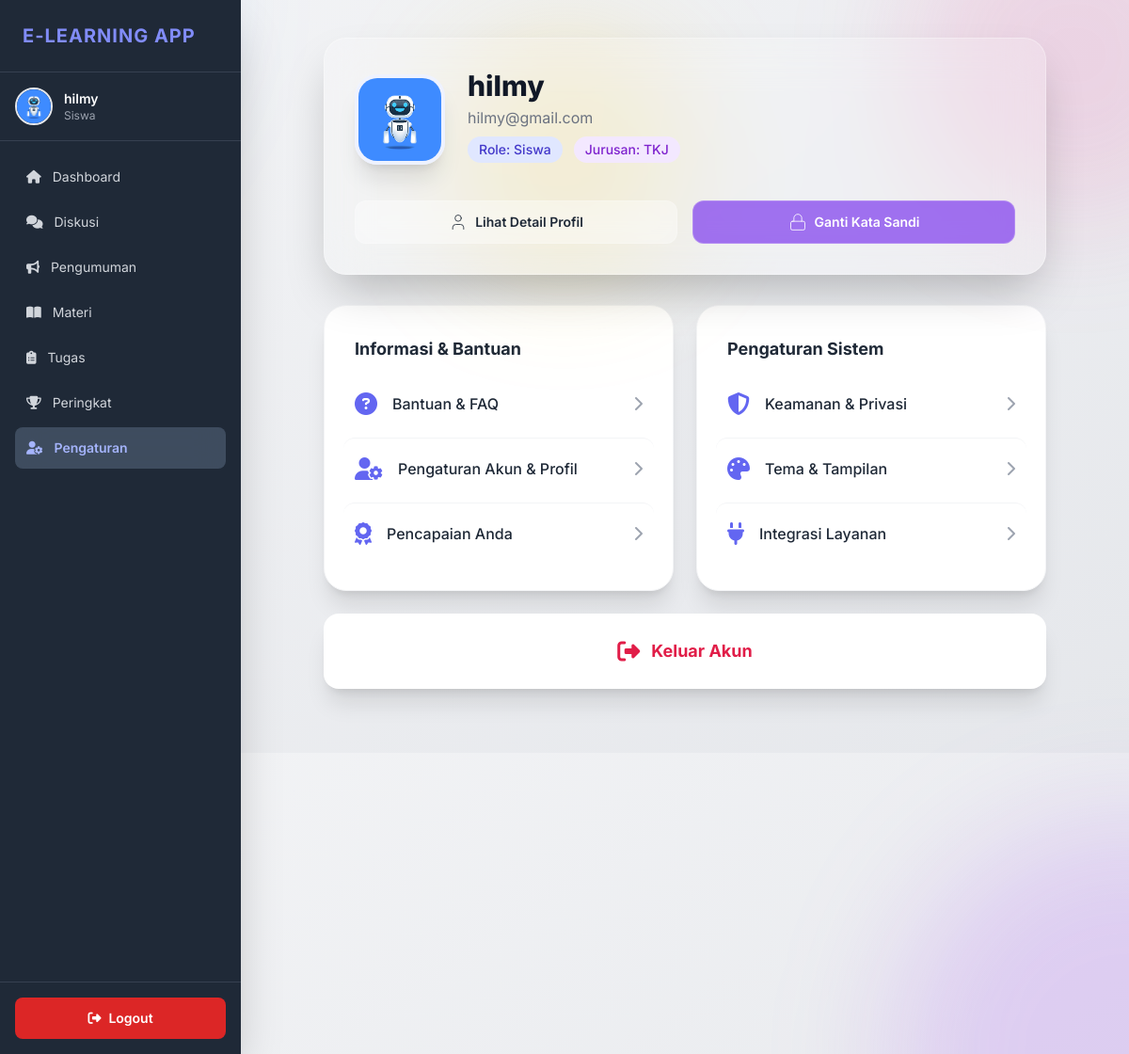
/elearning/public/pengaturan.php (signed in), run on the app's committed database.
### tables this page shows
CREATE TABLE `users` (
  `id` int(11) NOT NULL,
  `nama` varchar(100) NOT NULL,
  `jurusan` enum('RPL','TKJ','Akuntansi','Multimedia','Pemasaran','N/A') NOT NULL,
  `email` varchar(100) NOT NULL,
  `password` varchar(255) NOT NULL,
  `role` enum('siswa','guru') NOT NULL,
  `foto_profil` varchar(255) DEFAULT NULL,
  `token` varchar(100) DEFAULT NULL,
  `is_verified` tinyint(1) DEFAULT 0,
  `created_at` timestamp NOT NULL DEFAULT current_timestamp(),
  `reset_token` varchar(255) DEFAULT NULL,
  `reset_expired` datetime DEFAULT NULL
);

### elearning/public/pengaturan.php (the view, shortened to what this page needs)
<?php
require_once __DIR__ . '/../config/db.php';
$user_id = $_SESSION['user_id'];
try {
    $stmt = $pdo->prepare("SELECT * FROM users WHERE id = :id LIMIT 1");
    $stmt->execute(['id' => $user_id]);
    $user = $stmt->fetch(PDO::FETCH_ASSOC);
    $nama      = htmlspecialchars($user['nama'] ?? 'Pengguna');
    $role      = htmlspecialchars($user['role'] ?? 'Tidak Diketahui');
    $jurusan   = htmlspecialchars($user['jurusan'] ?? 'Umum');
    $email     = htmlspecialchars($user['email'] ?? 'email@contoh.com');
    $initial   = strtoupper(substr($nama, 0, 1));
    $foto = !empty($user['foto_profil']) ? "../" . htmlspecialchars($user['foto_profil']) : null;
} catch (PDOException $e) {
    die("Kesalahan Database: " . $e->getMessage());
}
?>
<!DOCTYPE html>
<html lang="id">
<head>
    <script src="https://cdn.tailwindcss.com"></script>
    <link rel="stylesheet" href="https://cdnjs.cloudflare.com/ajax/libs/font-awesome/6.5.2/css/all.min.css" xintegrity="sha512-SnH5WK+bZxgPHs44uWIX+LLMDJzLcl98jS290e2D91X3wR50wU138Vz1N1K/2T0M7Cg+lqj2Q/9Zf+A5I9+Q==" />
</head>
<body class="bg-gradient-to-br from-gray-100 to-gray-200 min-h-screen font-['Inter',sans-serif]">
    <div class="fixed bottom-0 right-0 w-[500px] h-[500px] bg-purple-500/20 blur-3xl rounded-full
                transform translate-x-1/2 translate-y-1/2 pointer-events-none z-0"></div>
    <div class="fixed top-10 left-1/2 w-[250px] h-[250px] bg-yellow-400/20 blur-3xl rounded-full
                transform -translate-x-1/2 pointer-events-none z-0 hidden sm:block"></div>
    <div class="fixed top-0 right-0 w-[350px] h-[350px] bg-pink-500/15 blur-3xl rounded-full
                transform translate-x-1/3 -translate-y-1/3 pointer-events-none z-0"></div>
    <?php require_once __DIR__ . '/../private/sidebar.php';?>
    <main class="flex-1 flex flex-col overflow-x-hidden overflow-y-auto pb-20 md:ml-64">
        <div class="min-h-screen p-4 sm:p-8 pt-20 sm:pt-10 flex flex-col items-center">
            <div class="w-full max-w-3xl lg:max-w-3xl">
                <div class="backdrop-blur-xl bg-white/20 border border-white/30 shadow-2xl
                            rounded-3xl p-6 sm:p-8 transition duration-300 transform hover:shadow-[0_0_25px_rgba(255,255,255,0.25)]">
                    <div class="flex items-center mb-6 sm:mb-8">
                        <div class="mr-4 sm:mr-6">
                            <?php if (isset($foto) && $foto): ?>
                                <img src="<?php echo htmlspecialchars($foto, ENT_QUOTES, 'UTF-8'); ?>"
                                    class="w-20 h-20 sm:w-24 sm:h-24 rounded-3xl object-cover border-4 border-indigo-50 shadow-xl"
                                    alt="Foto Profil"
                                    onerror="this.onerror=null; this.src='https://placehold.co/96x96/7c3aed/ffffff?text=<?php echo htmlspecialchars($initial, ENT_QUOTES, 'UTF-8'); ?>'">
                            <?php endif; ?>
                        </div>
                        <div class="flex-1 min-w-0">
                            <h1 class="text-2xl sm:text-3xl font-extrabold text-gray-900 leading-tight truncate">
                                <?php echo htmlspecialchars($nama, ENT_QUOTES, 'UTF-8'); ?>
                            </h1>
                            <p class="text-base text-gray-500 mt-1 truncate">
                                <?php echo htmlspecialchars($email, ENT_QUOTES, 'UTF-8'); ?>
                            </p>
                            <div class="mt-2 flex flex-wrap text-xs sm:text-sm font-medium">
                                <span class="bg-indigo-100 text-indigo-700 px-3 py-1 rounded-full capitalize mr-3 mb-2">
                                    Role: <?php echo htmlspecialchars($role, ENT_QUOTES, 'UTF-8'); ?>
                                </span>
                                <span class="bg-purple-100 text-purple-700 px-3 py-1 rounded-full capitalize mb-2">
                                    Jurusan: <?php echo htmlspecialchars($jurusan, ENT_QUOTES, 'UTF-8'); ?>
                                </span>
                            </div>
                        </div>
                    </div>
                    <div class="flex flex-col sm:flex-row space-y-3 sm:space-y-0 sm:space-x-4 text-sm font-semibold">
                        <a href="pengaturan/profil.php"
                        class="btn-hover-scale flex-1 flex items-center justify-center px-4 py-3 bg-white/30 backdrop-blur-lg
                                text-gray-800 rounded-xl hover:bg-white/40 transition duration-150 border border-white/20">
                            <svg class="icon-svg mr-2 w-5 h-5" xmlns="http://www.w3.org/2000/svg"
                                viewBox="0 0 24 24" fill="none" stroke="currentColor"
                                stroke-linecap="round" stroke-linejoin="round">
                                <path d="M19 21v-2a4 4 0 0 0-4-4H9a4 4 0 0 0-4 4v2"/>
                                <circle cx="12" cy="7" r="4"/>
                            </svg>
                            Lihat Detail Profil
                        </a>
                        <a href="pengaturan/ganti_pw.php"
                        class="btn-hover-scale flex-1 flex items-center justify-center px-4 py-3 bg-violet-600/70 backdrop-blur-lg
                                text-white rounded-xl hover:bg-violet-700/80 transition duration-150 border border-white/20">
                            <svg class="icon-svg mr-2 w-5 h-5" xmlns="http://www.w3.org/2000/svg"
                                viewBox="0 0 24 24" fill="none" stroke="currentColor"
                                stroke-linecap="round" stroke-linejoin="round">
                                <rect width="18" height="11" x="3" y="11" rx="2" ry="2"/>
                                <path d="M7 11V7a5 5 0 0 1 10 0v4"/>
                            </svg>
                            Ganti Kata Sandi
                        </a>
                    </div>
                </div>
            </div>
            <div class="w-full max-w-3xl mt-6 sm:mt-8">
                <div class="lg:grid lg:grid-cols-2 lg:gap-6 space-y-4 lg:space-y-0">
                    <div class="bg-white p-6 lg:p-8 rounded-3xl shadow-xl border border-gray-100 space-y-2">
                        <h2 class="text-lg font-bold text-gray-800 mb-4">Informasi & Bantuan</h2>
                        <a href="pengaturan/faq.php"
                        class="item-hover-lift flex items-center py-3 px-3 -mx-3 rounded-xl group transition duration-150 ease-in-out">
                            <i class="fas fa-circle-question text-indigo-500 mr-4 text-xl lg:text-2xl"></i>
                            <p class="flex-1 font-medium text-gray-800 text-sm lg:text-base">
                                Bantuan & FAQ
                            </p>
                            <i class="fas fa-chevron-right text-gray-400 text-sm lg:text-base group-hover:text-indigo-500"></i>
                        </a>
                        <a href="pengaturan/profil.php"
                        class="item-hover-lift flex items-center py-3 px-3 -mx-3 rounded-xl group border-t border-gray-100 pt-4 transition duration-150 ease-in-out">
                            <i class="fas fa-user-gear text-indigo-500 mr-4 text-xl lg:text-2xl"></i>
                            <p class="flex-1 font-medium text-gray-800 text-sm lg:text-base">
                                Pengaturan Akun & Profil
                            </p>
                            <i class="fas fa-chevron-right text-gray-400 text-sm lg:text-base group-hover:text-indigo-500"></i>
                        </a>
                        <a href="pengaturan/pencapaian.php"
                        class="item-hover-lift flex items-center py-3 px-3 -mx-3 rounded-xl group border-t border-gray-100 pt-4 transition duration-150 ease-in-out">
                            <i class="fas fa-award text-indigo-500 mr-4 text-xl lg:text-2xl"></i>
                            <p class="flex-1 font-medium text-gray-800 text-sm lg:text-base">
                                Pencapaian Anda
                            </p>
                            <i class="fas fa-chevron-right text-gray-400 text-sm lg:text-base group-hover:text-indigo-500"></i>
                        </a>
                    </div>
                    <div class="bg-white p-6 lg:p-8 rounded-3xl shadow-xl border border-gray-100 space-y-2">
                        <h2 class="text-lg font-bold text-gray-800 mb-4">Pengaturan Sistem</h2>
                        <a href="pengaturan/ganti_pw.php"
                        class="item-hover-lift flex items-center py-3 px-3 -mx-3 rounded-xl group transition duration-150 ease-in-out">
                            <i class="fas fa-shield-halved text-indigo-500 mr-4 text-xl lg:text-2xl"></i>
                            <p class="flex-1 font-medium text-gray-800 text-sm lg:text-base">
                                Keamanan & Privasi
                            </p>
                            <i class="fas fa-chevron-right text-gray-400 text-sm lg:text-base group-hover:text-indigo-500"></i>
                        </a>
                        <a href="comingSoon.php"
                        class="item-hover-lift flex items-center py-3 px-3 -mx-3 rounded-xl group border-t border-gray-100 pt-4 transition duration-150 ease-in-out">
                            <i class="fas fa-palette text-indigo-500 mr-4 text-xl lg:text-2xl"></i>
                            <p class="flex-1 font-medium text-gray-800 text-sm lg:text-base">
                                Tema & Tampilan
                            </p>
                            <i class="fas fa-chevron-right text-gray-400 text-sm lg:text-base group-hover:text-indigo-500"></i>
                        </a>
                        <a href="comingSoon.php"
                        class="item-hover-lift flex items-center py-3 px-3 -mx-3 rounded-xl group border-t border-gray-100 pt-4 transition duration-150 ease-in-out">
                            <i class="fas fa-plug text-indigo-500 mr-4 text-xl lg:text-2xl"></i>
                            <p class="flex-1 font-medium text-gray-800 text-sm lg:text-base">
                                Integrasi Layanan
                            </p>
                            <i class="fas fa-chevron-right text-gray-400 text-sm lg:text-base group-hover:text-indigo-500"></i>
                        </a>
                    </div>
                    <button id="logoutButton"
                        class="btn-hover-scale col-span-1 lg:col-span-2 flex items-center justify-center w-full
                            bg-white p-4 lg:p-6 rounded-2xl text-rose-600 font-bold text-lg
                            hover:bg-rose-50 transition duration-200 shadow-xl mt-6 lg:mt-0">
                        <i class="fas fa-right-from-bracket mr-3 text-xl lg:text-2xl"></i>
                        Keluar Akun
                    </button>
                </div>
            </div>
        </div>
    </main>
</body>
</html>

### elearning/private/sidebar.php (shortened to what this page needs)
<?php
$currentPage = basename($_SERVER['PHP_SELF']);
?>
<aside id="sidebar"
    class="w-64 bg-gray-900/50 backdrop-blur-md text-white flex-shrink-0 flex flex-col shadow-2xl
        fixed inset-y-0 left-0 transform -translate-x-full
        md:bg-gray-800 md:backdrop-blur-none md:translate-x-0 md:flex md:h-screen md:shadow-2xl
        transition duration-300 ease-in-out z-[65]">
    <div class="p-6 border-b border-gray-700">
        <h2 class="text-xl font-bold tracking-wider uppercase text-indigo-400">
            E-Learning App
        </h2>
    </div>
    <div class="p-4 flex items-center border-b border-gray-700">
        <?php if ($foto): ?>
            <img
                src="<?php echo htmlspecialchars($foto, ENT_QUOTES, 'UTF-8'); ?>"
                class="w-10 h-10 rounded-full object-cover border-2"
                alt="Foto Profil"
            >
        <?php else: ?>
            <div class="w-10 h-10 rounded-full flex items-center justify-center text-white text-lg font-bold border-2 <?php echo htmlspecialchars($bg_random, ENT_QUOTES, 'UTF-8'); ?>">
                <?php echo htmlspecialchars($initial, ENT_QUOTES, 'UTF-8'); ?>
            </div>
        <?php endif; ?>
        <div class="ml-3">
            <p class="text-sm font-semibold truncate">
                <?php echo htmlspecialchars($nama, ENT_QUOTES, 'UTF-8'); ?>
            </p>
            <p class="text-xs text-gray-400 capitalize">
                <?php echo htmlspecialchars($role, ENT_QUOTES, 'UTF-8'); ?>
            </p>
        </div>
    </div>
    <?php
        $activeClass = 'bg-blue-200/20 backdrop-blur-lg text-indigo-300 font-semibold';
        $inactiveClass = 'text-gray-300 hover:bg-white/10 hover:backdrop-blur-sm transition-colors duration-300';
    ?>
    <nav class="flex-1 p-4 space-y-1 overflow-y-auto overflow-x-hidden nav-scroll-area">
        <a href="dashboard.php" class="sidebar-link flex items-center p-3 rounded-lg text-sm <?= htmlspecialchars(($currentPage === 'dashboard.php') ? $activeClass : $inactiveClass, ENT_QUOTES, 'UTF-8'); ?>">
            <i class="fas fa-home fa-icon-sm mr-3"></i>
            Dashboard
        </a>
        <a href="diskusi.php" class="sidebar-link flex items-center p-3 rounded-lg text-sm <?= htmlspecialchars(($currentPage === 'diskusi.php') ? $activeClass : $inactiveClass, ENT_QUOTES, 'UTF-8'); ?>">
            <i class="fas fa-comments fa-icon-sm mr-3"></i>
            Diskusi
        </a>
        <a href="pengumuman.php" class="sidebar-link flex items-center p-3 rounded-lg text-sm <?= htmlspecialchars(($currentPage === 'pengumuman.php') ? $activeClass : $inactiveClass, ENT_QUOTES, 'UTF-8'); ?>">
            <i class="fas fa-bullhorn fa-icon-sm mr-3"></i>
            Pengumuman
        </a>
        <a href="materi.php" class="sidebar-link flex items-center p-3 rounded-lg text-sm <?= htmlspecialchars(($currentPage === 'materi.php') ? $activeClass : $inactiveClass, ENT_QUOTES, 'UTF-8'); ?>">
            <i class="fas fa-book-open fa-icon-sm mr-3"></i>
            Materi
        </a>
        <a href="tugas.php" class="sidebar-link flex items-center p-3 rounded-lg text-sm <?= htmlspecialchars(($currentPage === 'tugas.php') ? $activeClass : $inactiveClass, ENT_QUOTES, 'UTF-8'); ?>">
            <i class="fas fa-clipboard-list fa-icon-sm mr-3"></i>
            Tugas
        </a>
        <a href="rank.php" class="sidebar-link flex items-center p-3 rounded-lg text-sm <?= htmlspecialchars(($currentPage === 'rank.php') ? $activeClass : $inactiveClass, ENT_QUOTES, 'UTF-8'); ?>">
            <i class="fas fa-trophy fa-icon-sm mr-3"></i>
            Peringkat
        </a>
        <a href="pengaturan.php" class="sidebar-link flex items-center p-3 rounded-lg text-sm <?= htmlspecialchars(($currentPage === 'pengaturan.php') ? $activeClass : $inactiveClass, ENT_QUOTES, 'UTF-8'); ?>">
            <i class="fas fa-user-cog fa-icon-sm mr-3"></i>
            Pengaturan
        </a>
    </nav>
    <div class="p-4 border-t border-gray-700">
        <a href="../auth/logout.php"
        class="flex items-center justify-center w-full px-4 py-3 bg-red-600 text-white rounded-lg text-sm font-semibold hover:bg-red-700 transition duration-150">
            <i class="fas fa-sign-out-alt fa-icon-sm mr-2"></i>
            Logout
        </a>
    </div>
</aside>

### elearning/private/sidebar.php (style rules this page uses)
.nav-scroll-area { scrollbar-width: thin; scrollbar-color: #4b5563 transparent; }

### data on the page
users: foto_profil (picture), nama "hilmy", role "Siswa", email "hilmy@gmail.com", jurusan "TKJ"
